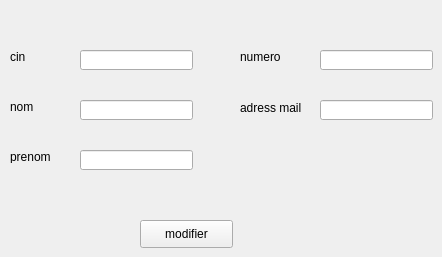
      <widget class="QWidget" name="tab_17">
       <attribute name="title">
        <string>modifier client</string>
       </attribute>
       <widget class="QLineEdit" name="c_cin_modifier">
        <property name="geometry">
         <rect>
          <x>80</x>
          <y>50</y>
          <width>113</width>
          <height>20</height>
         </rect>
        </property>
       </widget>
       <widget class="QLineEdit" name="c_nom_modifier">
        <property name="geometry">
         <rect>
          <x>80</x>
          <y>100</y>
          <width>113</width>
          <height>20</height>
         </rect>
        </property>
       </widget>
       <widget class="QLineEdit" name="c_prenom_modifier">
        <property name="geometry">
         <rect>
          <x>80</x>
          <y>150</y>
          <width>113</width>
          <height>20</height>
         </rect>
        </property>
       </widget>
       <widget class="QLabel" name="label_41">
        <property name="geometry">
         <rect>
          <x>10</x>
          <y>50</y>
          <width>47</width>
          <height>13</height>
         </rect>
        </property>
        <property name="text">
         <string>cin</string>
        </property>
       </widget>
       <widget class="QLabel" name="label_42">
        <property name="geometry">
         <rect>
          <x>10</x>
          <y>100</y>
          <width>47</width>
          <height>13</height>
         </rect>
        </property>
        <property name="text">
         <string>nom</string>
        </property>
       </widget>
       <widget class="QLabel" name="label_43">
        <property name="geometry">
         <rect>
          <x>10</x>
          <y>150</y>
          <width>47</width>
          <height>13</height>
         </rect>
        </property>
        <property name="text">
         <string>prenom</string>
        </property>
       </widget>
       <widget class="QPushButton" name="modifierclient">
        <property name="geometry">
         <rect>
          <x>140</x>
          <y>220</y>
          <width>93</width>
          <height>28</height>
         </rect>
        </property>
        <property name="text">
         <string>modifier</string>
        </property>
       </widget>
       <widget class="QLineEdit" name="c_num_modifier">
        <property name="geometry">
         <rect>
          <x>320</x>
          <y>50</y>
          <width>113</width>
          <height>20</height>
         </rect>
        </property>
       </widget>
       <widget class="QLineEdit" name="c_mail_modifier">
        <property name="geometry">
         <rect>
          <x>320</x>
          <y>100</y>
          <width>113</width>
          <height>20</height>
         </rect>
        </property>
       </widget>
       <widget class="QLabel" name="label_44">
        <property name="geometry">
         <rect>
          <x>240</x>
          <y>50</y>
          <width>47</width>
          <height>13</height>
         </rect>
        </property>
        <property name="text">
         <string>numero</string>
        </property>
       </widget>
       <widget class="QLabel" name="label_45">
        <property name="geometry">
         <rect>
          <x>240</x>
          <y>100</y>
          <width>61</width>
          <height>16</height>
         </rect>
        </property>
        <property name="text">
         <string>adress mail</string>
        </property>
       </widget>
      </widget>
